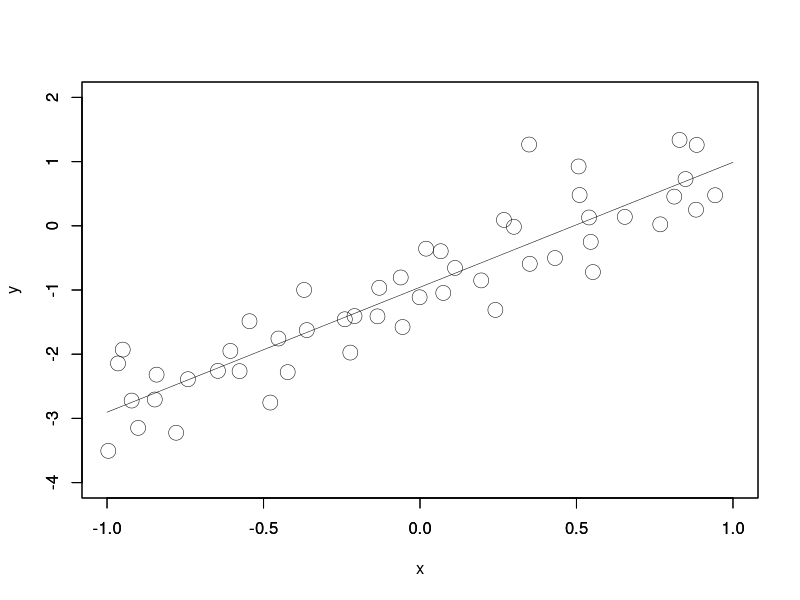

Write the R code that produced this figure.
# サンプルの生成
set.seed(2017)
n <- 50
tcoef <- c(-1, 2)
x <- runif(n, -1, 1)
tf <- tcoef[1] + tcoef[2] * x
y <- tf + rnorm(n, 0, 0.5)
# 最小二乗推定量の計算
X <- cbind(rep(1, n), x) 
ecoef <- solve(t(X) %*% X) %*% t(X) %*% y
# 推定に用いていない点での回帰式の計算
nn <- 100
u <- seq(-1, 1, 2 / (nn - 1))
ef <- ecoef[1] + ecoef[2] * u
# サンプルと推定した回帰式の描画
plot(x, y, xlim = c(-1, 1), ylim = c(-4, 2), type = "p", pch = 1, lwd = 0.5, cex = 2, xlab = "x", ylab = "y", col = gray(0))
par(new = T)
plot(u, ef, xlim = c(-1, 1), ylim = c(-4, 2), type = "l", lwd = 0.5, xlab = "", ylab = "", col = gray(0), ann = F)
